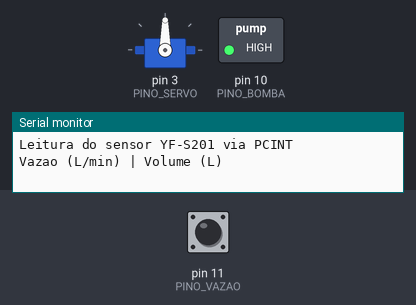
The sketch below on a simulated Arduino Uno, built with avr-gcc and run on an emulated ATmega328P. Parts: servo, switched loads named in the sketch (green lamp = pin HIGH), the last lines printed to the serial monitor. The inputs (shaded band) are chosen by the test bench; at power-on: pin 11 (PINO_VAZAO) HIGH.

Above: at 0.05 s.
At 5.45 s:
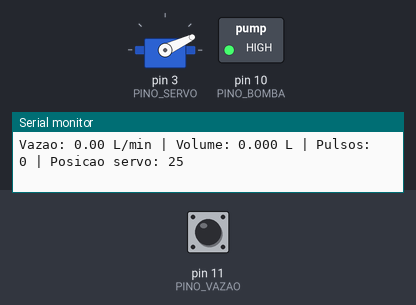
At 10.95 s:
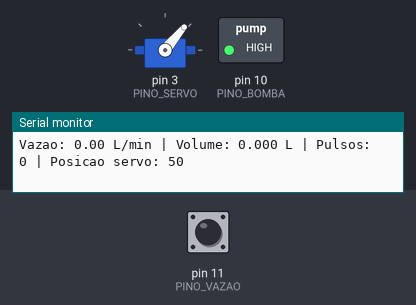
At 21.95 s:
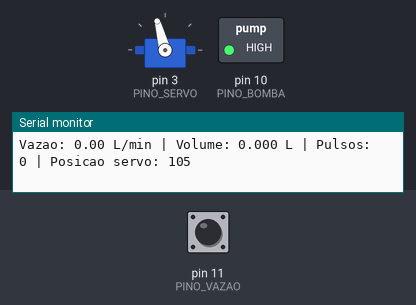
Timing chart, 0 to 28.6 s (numbered marks = the images above):
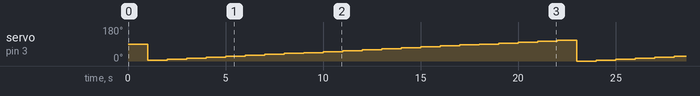

The sketch:

TestesMalhaVazao.ino
```cpp
#include <Servo.h>
#include <avr/interrupt.h>

Servo myservo;

int pos = 0;

const byte PINO_VAZAO = 11;
const byte PINO_SERVO = 3;
const byte PINO_BOMBA = 10;

const float FATOR_PULSOS = 7.5;

volatile unsigned long contadorPulsos = 0;
volatile byte estadoAnterior = HIGH;

unsigned long tempoAnterior = 0;
unsigned long pulsosAcumulados = 0;

float vazaoLmin = 0.0;
float volumeLitros = 0.0;

// Interrupcao por mudanca de pino do grupo PCINT0
ISR(PCINT0_vect) {
  byte estadoAtual = PINB & _BV(PB3);

  // Conta somente a borda de descida (HIGH -> LOW)
  if (estadoAnterior != 0 && estadoAtual == 0) {
    contadorPulsos++;
  }

  estadoAnterior = estadoAtual;
}

void configurarPCINT() {
  pinMode(PINO_VAZAO, INPUT_PULLUP);

  // D11 = PB3 = PCINT3
  estadoAnterior = (PINB & _BV(PB3)) ? HIGH : LOW;

  cli();

  // Habilita o grupo PCINT0: pinos D8 a D13
  PCICR |= _BV(PCIE0);

  // Habilita especificamente o PCINT3 (D11)
  PCMSK0 |= _BV(PCINT3);

  // Limpa eventual flag pendente do grupo
  PCIFR |= _BV(PCIF0);

  sei();
}

void setup() {
  myservo.attach(PINO_SERVO);

  Serial.begin(9600);

  configurarPCINT();

  pinMode(PINO_BOMBA, OUTPUT);
  digitalWrite(PINO_BOMBA, HIGH);

  tempoAnterior = millis();

  Serial.println("Leitura do sensor YF-S201 via PCINT");
  Serial.println("Vazao (L/min) | Volume (L)");
}

void loop() {
  unsigned long tempoAtual = millis();

  if (tempoAtual - tempoAnterior >= 1000) {

    unsigned long intervalo = tempoAtual - tempoAnterior;

    // Leitura atomica do contador de pulsos
    noInterrupts();
    unsigned long pulsos = contadorPulsos;
    contadorPulsos = 0;
    interrupts();

    // Vazao em litros por minuto
    vazaoLmin = (pulsos * 1000.0) /
                (intervalo * FATOR_PULSOS);

    // Volume acumulado
    pulsosAcumulados += pulsos;
    volumeLitros = pulsosAcumulados / 450.0;

    // Controle do servo
    pos += 5;

    if (pos > 110) {
      pos = 0;
    }

    myservo.write(pos);

    Serial.print("Vazao: ");
    Serial.print(vazaoLmin, 2);
    Serial.print(" L/min | Volume: ");
    Serial.print(volumeLitros, 3);
    Serial.print(" L | Pulsos: ");
    Serial.print(pulsos);
    Serial.print(" | Posicao servo: ");
    Serial.println(pos);

    tempoAnterior = tempoAtual;
  }
}
```

Measured:
- by itself, servo on pin 3 (PINO_SERVO): ramps from 0° to 110° and jumps back, once every 22.0 s
